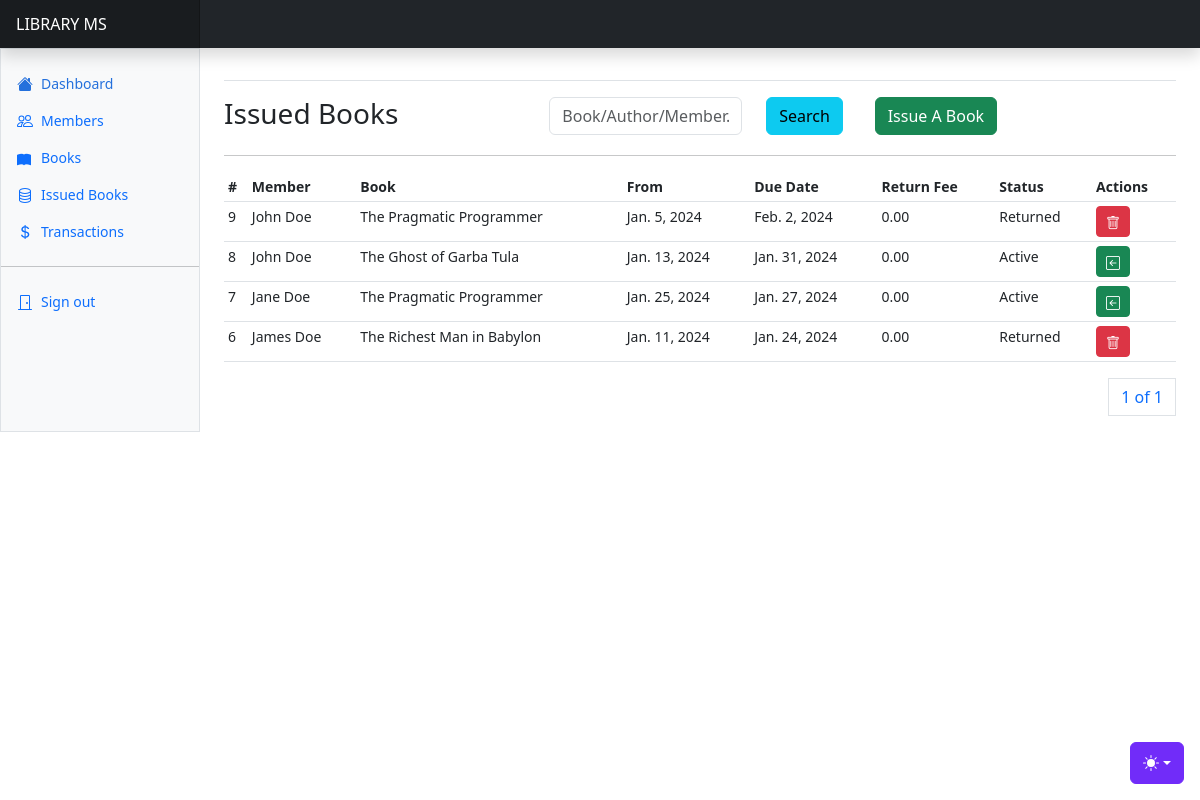
Page /library/issued-books/ (signed in) on the earlier database version.
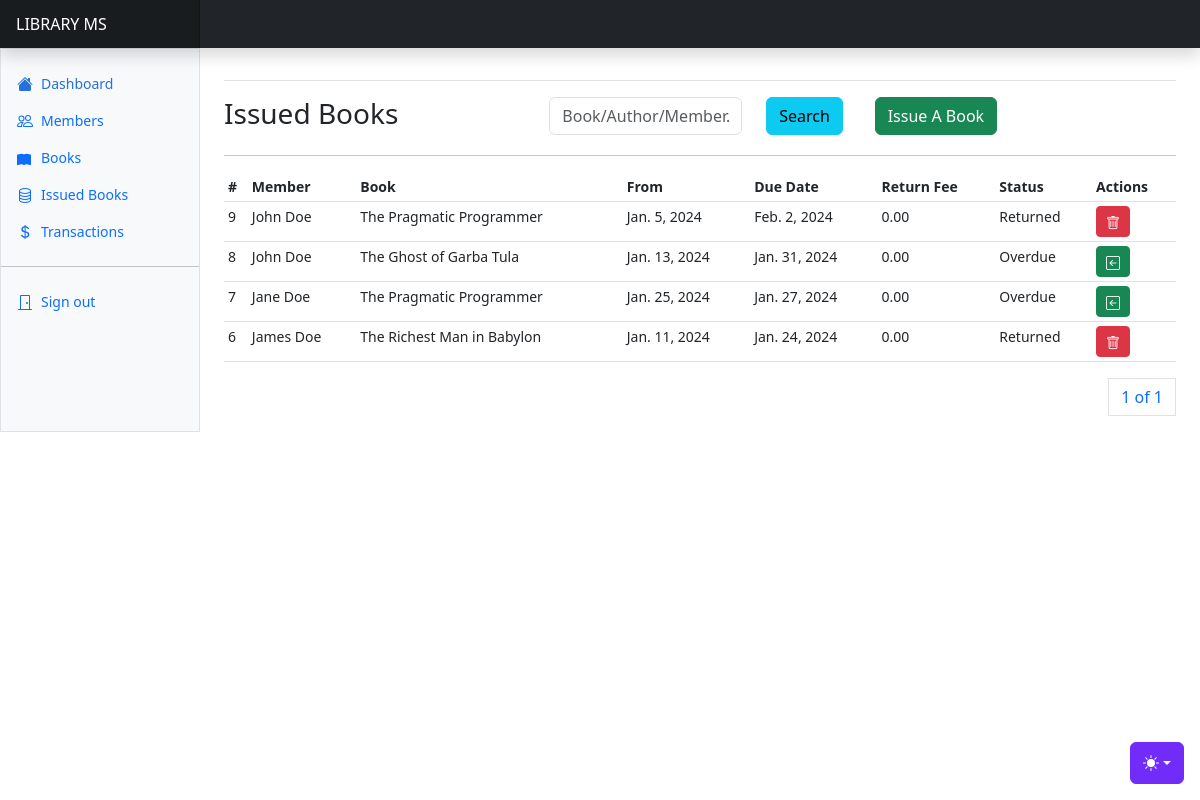
Same page on the later database version.
### apps/library/models.py (models this page shows, shortened)
class BookIssue(AbstractBaseModel):
    book = models.ForeignKey(Book, on_delete=models.CASCADE)
    member = models.ForeignKey("users.Member", on_delete=models.SET_NULL, null=True, related_name="memberissuedbooks")
    borrowed_from = models.DateField()
    borrowed_to = models.DateField()
    status = models.CharField(max_length=255, choices=BOOK_ISSUE_STATUS)
    return_fee = models.DecimalField(max_digits=100, decimal_places=2)
    overdue_fee = models.DecimalField(max_digits=100, decimal_places=2, default=0)

class Book(AbstractBaseModel):
    title = models.CharField(max_length=255)
    author = models.CharField(max_length=255)
    year_published = models.CharField(max_length=255)
    genre = models.CharField(max_length=255, choices=BOOK_GENRES)
    price = models.DecimalField(max_digits=100, decimal_places=2)
    rental_fee = models.DecimalField(max_digits=20, decimal_places=2)
    quantity = models.IntegerField(default=0)
    rented_out = models.IntegerField(default=0)
    available = models.BooleanField(default=True)
    def __str__(self):
        return self.title

### apps/users/models.py (models this page shows)
class Member(AbstractBaseModel):
    name = models.CharField(max_length=255)
    email = models.EmailField(unique=True)
    phone_number = models.CharField(max_length=255)
    id_number = models.CharField(max_length=255)
    gender = models.CharField(max_length=255, choices=GENDER_CHOICES)
    address = models.CharField(max_length=255, null=True)
    city = models.CharField(max_length=255, null=True)
    county = models.CharField(max_length=255, null=True)
    country = models.CharField(max_length=255, null=True)
    outstanding_debt = models.DecimalField(max_digits=20, decimal_places=2, default=0)
    def __str__(self):
        return self.name

### apps/library/views.py (the view, shortened to what this page needs)
# urls.py: path("issued-books/", issued_books, name="issued-books"),
@login_required(login_url="/users/login/")
def issued_books(request):
    issued_books = BookIssue.objects.all().order_by("-created")
    paginator = Paginator(issued_books, 10)
    page_number = request.GET.get("page")
    page_obj = paginator.get_page(page_number)
    """
    => Making sure that;-
        1. Only members with outstanding debt below 500 can be given books.
        2. Only books not fully rented out are available to be issued
    """
    members = Member.objects.filter(outstanding_debt__lte=500.0)
    books = Book.objects.filter(available=True)
    context = {
        "page_obj": page_obj,
        "members": members,
        "books": books
    }
    return render(request, "issued_books/issued_books.html", context)

### templates/issued_books/issued_books.html (shortened to what this page needs)
{% extends "base.html" %}
{% block content %}
<div class="row">
    <div class="col">
        <h3>Issued Books</h3>
    </div>
    <div class="col">
      <form method="POST">
          <div class="row">
            <div class="col-8">
              <input type="text" class="form-control" name="search_text" id="search_text" placeholder="Book/Author/Member...">
            </div>
            <div class="col-4">
              <button class="btn btn-info">Search</button>
            </div>
          </div>
      </form>
    </div>
    <div class="col">
        <a class="btn btn-success" data-bs-toggle="modal" data-bs-target="#newBookIssueModal">Issue A Book</a>
    </div>
</div>
<hr/>
      <div class="table-responsive small">
        <table class="table table-sm">
          <thead>
            <tr>
              <th scope="col">#</th>
              <th scope="col">Member</th>
              <th scope="col">Book</th>
              <th scope="col">From</th>
              <th scope="col">Due Date</th>
              <th scope="col">Return Fee</th>
              <th scope="col">Status</th>
              <th scope="col" colspan="1">Actions</th>
            </tr>
          </thead>
          <tbody>
            {% for issued_book in page_obj %}
            <tr>
              <td>{{issued_book.id}}</td>
              <td>{{issued_book.member}}</td>
              <td>{{issued_book.book}}</td>
              <td>{{issued_book.borrowed_from}}</td>
              <td>{{issued_book.borrowed_to}}</td>
              <td>{{issued_book.overdue_fee}}</td>
              <td>{{issued_book.status}}</td>
              {% if issued_book.status == "Returned" %}
          <td><a class="btn btn-danger btn-sm" data-bs-toggle="modal" data-bs-target="#deleteBookIssueModal{{ issued_book.id }}">
            <i class="bi bi-trash"></i>
          </a></td>
          {% else %}
          <td><a class="btn btn-success btn-sm" data-bs-toggle="modal" data-bs-target="#returnBookModal{{ issued_book.id }}">
            <i class="bi bi-arrow-left-square"></i>
          </a></td>
          {% endif %}
            </tr>
            {% endfor %}
          </tbody>
        </table>
        <div>
          <nav aria-label="Page navigation example">
            <ul class="pagination justify-content-end">
              <a class="page-link" href="#">{{ page_obj.number }} of {{ page_obj.paginator.num_pages }}</a>
            </ul>
          </nav>
        </div>
      </div>
{% endblock content %}

### templates/base.html (shortened to what this page needs)
{% load static %}
<!doctype html>
<html lang="en" data-bs-theme="auto">
  <head><script src="{% static 'assets/js/color-modes.js' %}"></script>
    <link rel="stylesheet" href="https://cdn.jsdelivr.net/npm/@docsearch/css@3">
<link href="{%  static 'assets/dist/css/bootstrap.min.css' %}" rel="stylesheet">
    <link href="https://cdn.jsdelivr.net/npm/bootstrap-icons@1.10.3/font/bootstrap-icons.css" rel="stylesheet">
    <link href="{% static 'dashboard.css' %}" rel="stylesheet">
  </head>
  <body>
    <div class="dropdown position-fixed bottom-0 end-0 mb-3 me-3 bd-mode-toggle">
      <button class="btn btn-bd-primary py-2 dropdown-toggle d-flex align-items-center"
              id="bd-theme"
              type="button"
              aria-expanded="false"
              data-bs-toggle="dropdown"
              aria-label="Toggle theme (auto)">
        <svg class="bi my-1 theme-icon-active" width="1em" height="1em"><use href="#circle-half"></use></svg>
      </button>
    </div>
<header class="navbar sticky-top bg-dark flex-md-nowrap p-0 shadow" data-bs-theme="dark">
  <a class="navbar-brand col-md-3 col-lg-2 me-0 px-3 fs-6 text-white" href="{% url 'home' %}">LIBRARY MS</a>
</header>
<div class="container-fluid">
  <div class="row">
    {% include "includes/sidebar.html" %}
    <main class="col-md-9 ms-sm-auto col-lg-10 px-md-4">
      <div class="d-flex justify-content-between flex-wrap flex-md-nowrap align-items-center pt-3 pb-2 mb-3 border-bottom">
      </div>
      {% block content %}
      {% endblock content %}
  </main>
  </div>
</div>
    <script src="{% static 'dashboard.js' %}"></script></body>
</html>

### templates/includes/sidebar.html (shortened to what this page needs)
<div class="sidebar border border-right col-md-3 col-lg-2 p-0 bg-body-tertiary">
    <div class="offcanvas-md offcanvas-end bg-body-tertiary" tabindex="-1" id="sidebarMenu" aria-labelledby="sidebarMenuLabel">
      <div class="offcanvas-body d-md-flex flex-column p-0 pt-lg-3 overflow-y-auto">
        <ul class="nav flex-column">
          <li class="nav-item">
            <a class="nav-link d-flex align-items-center gap-2 active" aria-current="page" href="{% url 'home' %}">
              <svg class="bi"><use xlink:href="#house-fill"/></svg>
              Dashboard
            </a>
          </li>
          <li class="nav-item">
            <a class="nav-link d-flex align-items-center gap-2" href="{% url 'members' %}">
              <svg class="bi"><use xlink:href="#people"/></svg>
              Members
            </a>
          </li>
          <li class="nav-item">
            <a class="nav-link d-flex align-items-center gap-2" href="{% url 'books' %}">
              <i class="bi bi-book-fill"></i>
              Books
            </a>
          </li>
          <li class="nav-item">
            <a class="nav-link d-flex align-items-center gap-2" href="{% url 'issued-books' %}">
              Issued Books
            </a>
          </li>
          <li class="nav-item">
            <a class="nav-link d-flex align-items-center gap-2" href="{% url 'payments' %}">
              Transactions
            </a>
          </li>
        </ul>
        <hr class="my-3">
        <ul class="nav flex-column mb-auto">
          <li class="nav-item">
            <a class="nav-link d-flex align-items-center gap-2" href="{% url 'logout' %}">
              <svg class="bi"><use xlink:href="#door-closed"/></svg>
              Sign out
            </a>
          </li>
        </ul>
      </div>
    </div>
  </div>

### static/dashboard.css (style rules this page uses)
.bi { display: inline-block; width: 1rem; height: 1rem; }
.sidebar .nav-link { font-size: .875rem; font-weight: 500; }
.sidebar .nav-link.active { color: #2470dc; }
.navbar-brand { padding-top: .75rem; padding-bottom: .75rem; background-color: rgba(0, 0, 0, .25); box-shadow: inset -1px 0 0 rgba(0, 0, 0, .25); }

### templates/base.html (style rules this page uses)
.bi { vertical-align: -.125em; fill: currentColor; }
.btn-bd-primary { --bd-violet-bg: #712cf9; --bd-violet-rgb: 112.520718, 44.062154, 249.437846; --bs-btn-font-weight: 600; --bs-btn-color: var(--bs-white); --bs-btn-bg: var(--bd-violet-bg); --bs-btn-border-color: var(--bd-violet-bg); --bs-btn-hover-color: var(--bs-white); --bs-btn-hover-bg: #6528e0; --bs-btn-hover-border-color: #6528e0; --bs-btn-focus-shadow-rgb: var(--bd-violet-rgb); --bs-btn-active-color: var(--bs-btn-hover-color); --bs-btn-active-bg: #5a23c8; --bs-btn-active-border-color: #5a23c8; }
.bd-mode-toggle { z-index: 1500; }

Differences in the rows shown:
changed BookIssue "Jan. 13, 2024": status "Active" → "Overdue"
changed BookIssue "Jan. 25, 2024": status "Active" → "Overdue"
